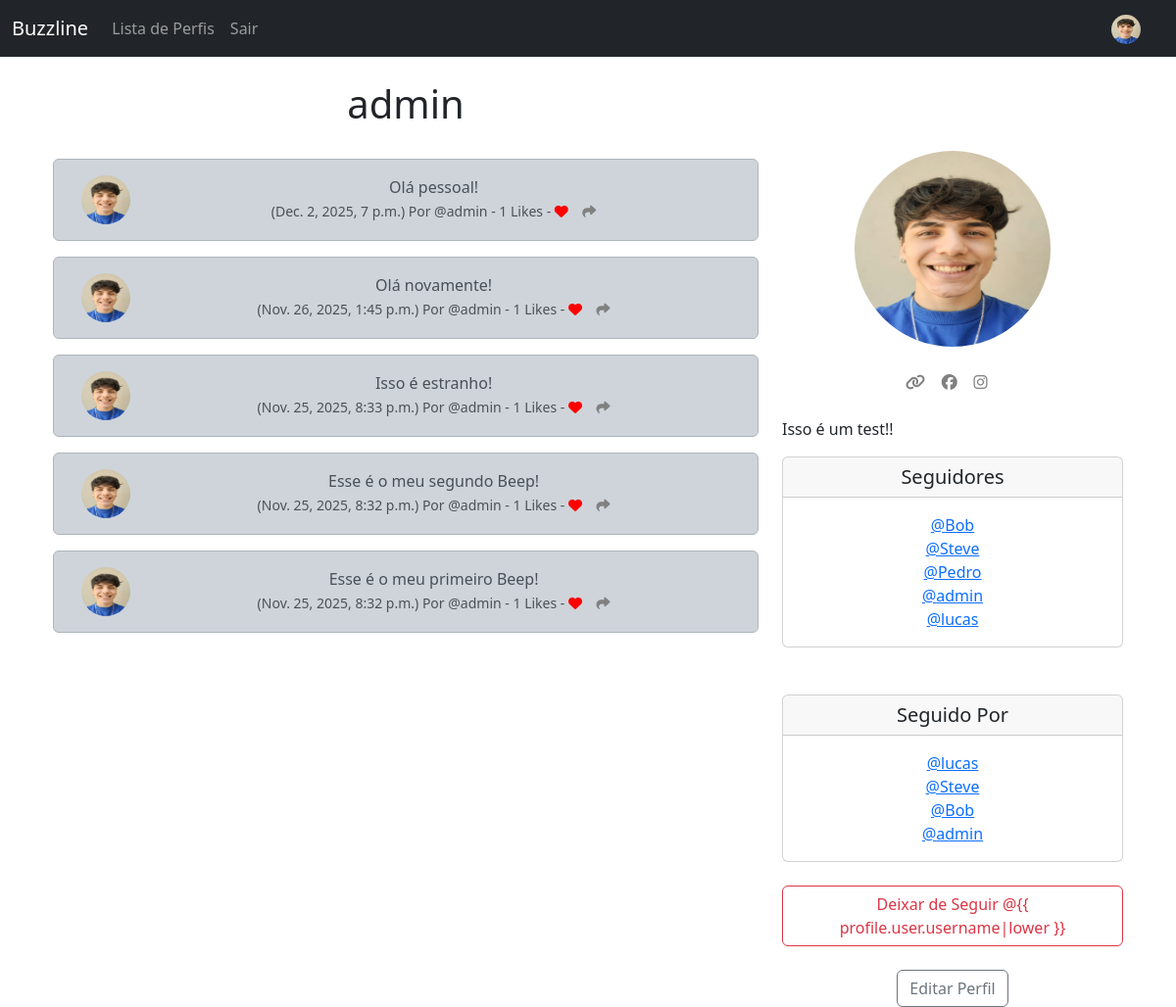
Screenshot of /profile/1 (signed in) with the database file from the repository.
### buzzline/models.py (models this page shows, shortened)
class Profile(models.Model):
    user = models.OneToOneField(User, on_delete=models.CASCADE) # UM USUARIO TERÁ 1 PERFIL, LOGO 1 PERFIL TERÁ APENAS 1 USUARIO
    follows = models.ManyToManyField("self", # UM PERFIL PODE SEGUIR MUITOS PERFIS
        related_name="followed_by", # QUEM SEGUE ESSE PERFIL
        symmetrical=False, # A PESSOA QUE SEGUE O OUTRO NÃO PRECISA SEGUIR DE VOLTA
        blank=True #NÃO É OBRIGADO A SEGUIR ALGUEM ESSE VALOR PODE SER VAZIO
        )
    date_modified = models.DateTimeField(User, auto_now=True)
    profile_image = models.ImageField(null=True, blank=True, upload_to='images/')
    profile_bio = models.CharField(null=True, blank=True, max_length=500)
    homepage_link = models.CharField(null=True, blank=True, max_length=100)
    facebook_link = models.CharField(null=True, blank=True, max_length=100)
    instagram_link = models.CharField(null=True, blank=True, max_length=100)
    linkedin_link = models.CharField(null=True, blank=True, max_length=100)
    def __str__(self):
        return self.user.username

class Beep(models.Model):
    user = models.ForeignKey(User, related_name="beeps", on_delete=models.DO_NOTHING)
    body = models.CharField(max_length=200)
    created_at = models.DateTimeField(auto_now_add=True)
    likes = models.ManyToManyField(User, related_name="meep_like", blank=True)
    def number_of_likes(self):
        return self.likes.count()

### buzzline/views.py (the view, shortened to what this page needs)
# urls.py: path('profile/<int:pk>', views.profile, name='profile'),
def profile(request, pk):
    if request.user.is_authenticated:
        profile = Profile.objects.get(user_id=pk)
        beeps = Beep.objects.filter(user_id=pk).order_by("-created_at")
        return render(request, "profile.html", {"profile":profile, "beeps":beeps})
    else:
        messages.success(request, ("Você precisa estar logado para ver essa página"))
        return redirect('home')

### buzzline/templates/profile.html (shortened to what this page needs)
{% extends 'base.html' %}
{% load static %}
{% block content %}
{% if profile %}
<div class="container text-center">
    <div class="row">
        <div class="col-8">
            <h1>{{ profile.user.username }}</h1>
            <br />
            {% if beeps %}
            {% for beep in beeps %}
            <div class="alert alert-dark" role="alert">
                <div class="container">
                    <div class="row">
                        <div class="col-1">
                            {% if profile.profile_image %}
                            <img src="{{ profile.profile_image.url }}" width="50" height="50" class="rounded-circle"
                                alt="{{ profile.user.username}}">
                            {% else %}
                            <img src="{% static 'images/default_profile_pic.png' %}" width="50" height="50"
                                class="rounded-circle" alt="{{ profile.user.username}}">
                            {% endif %}
                        </div>
                        <div class="col-11">
                            {{ beep.body }}<br />
                            <small class="text-muted">
                                ({{ beep.created_at}}) Por @{{ beep.user.username}}
                                - {{ beep.number_of_likes }} Likes -
                                {% if user in beep.likes.all %}
                                <a href="{% url 'beep_like' beep.id %}"><i class="fa-solid fa-heart" style="color: red;"></i></a>
                                {% else%}
                                <a href="{% url 'beep_like' beep.id %}"><i class="fa fa-heart-o" style="color: red;"></i></a>
                                {% endif %}
                                <a href="{% url 'beep_like' beep.id %}">
                                    <i class="fa-solid fa-share" style="color: gray;"></i></a>
                            </small>
                        </div><br /><br />
                    </div>
                </div>
            </div>
            {% endfor %}
            {% endif %}
        </div>
        <div class="col-4">
            <br /><br /><br />
            {% if profile.profile_image %}
            <img class="rounded-circle" width="200" height="200" src="{{ profile.profile_image.url}}">
            <br /><br />
            {% endif %}
            {% if profile.homepage_link %}
                <a href="{{ profile.homepage_link }}" target="new">
                    <i class="fa-solid fa-link" style="color: grey"></i></a>
            {% endif %}
            {% if profile.facebook_link %}
                <a href="{{ profile.facebook_link }}" target="new">
                    <i class="fa-brands fa-facebook" style="color: grey"></i></a>
            {% endif %}
            {% if profile.instagram_link %}
                <a href="{{ profile.instagram_link }} target="new"">
                    <i class="fa-brands fa-instagram" style="color: grey"></i></a>
            {% endif %}
            <br /><br />
            {% if profile.profile_bio %}
                <p align="justify">{{profile.profile_bio}}</p>
            {% endif %}
            <div class="card">
                <h5 class="card-header">Seguidores</h5>
                <div class="card-body">
                    <p class="card-text">
                        {% for following in profile.follows.all %}
                        <a href="{% url 'profile' following.user.id %}"> @{{ following }}</a> <br />
                        {% endfor %}
                    </p>
                </div>
            </div>
            <br /><br />
            <div class="card">
                <h5 class="card-header">Seguido Por</h5>
                <div class="card-body">
                    <p class="card-text">
                        {% for following in profile.followed_by.all %}
                        <a href="{% url 'profile' following.user.id %}"> @{{ following }}</a> <br />
                        {% endfor %}
                    </p>
                </div>
            </div>
            <br />
            <form method=POST>
                {% if profile in user.profile.follows.all %}
                <button class="btn btn-outline-danger" name="follow" value="unfollow" type="submit">Deixar de Seguir @{{
                    profile.user.username|lower }}</button>
                {% else %}
                <button class="btn btn-outline-success" name="follow" value="follow" type="submit">Seguir @{{
                    profile.user.username|lower }}</button>
                {% endif %}
            </form>
            <br />
            {% if request.user.id == profile.user.id %}
            <a href="{% url 'update_user' %}" class="btn btn-outline-secondary">Editar Perfil</a>
            {% endif %}
        </div>
    </div>
</div>
{% endif %}
{% endblock %}

### buzzline/templates/navbar.html (shortened to what this page needs)
{% load static %}
<nav class="navbar navbar-expand-lg navbar-dark bg-dark">
  <div class="container-fluid">
    <a class="navbar-brand" href="{% url 'home' %}">Buzzline</a>
    <div class="collapse navbar-collapse" id="navbarSupportedContent">
      <ul class="navbar-nav me-auto mb-2 mb-lg-0">
        <li class="nav-item">
          <a class="nav-link" href="{% url 'profile_list' %}">Lista de Perfis</a>
        </li>
        {% if user.is_authenticated %}
        <li class="nav-item">
          <a class="nav-link" href="{% url 'logout' %}">Sair</a>
        </li>
        {% endif %}
      </ul>
        {% if user.is_authenticated %}
          <ul class="navbar-nav ml-auto">
            <li class="nav-link navbar-brand">
              <a href="{% url 'profile' request.user.id %}">
                {% if user.profile.profile_image %}
                <img src="{{ user.profile.profile_image.url }}" width="30" height="30" class="rounded-circle">
                {% else %}
                <img src="{% static '/images/default_profile_pic.png' %}" class="img-fluid rounded-circle" width="30" height="30">
                {% endif %}
              </a>
            </li>
          </ul>
        {% endif %}
    </div>
  </div>
</nav>

### rows the page displays
Profile: user.username "admin", profile_image (picture), profile_bio "Isso é um test!!"
Beep: profile_image (picture), body "Olá pessoal!", created_at "Dec. 2, 2025, 7 p.m.", user.username "admin", number_of_likes "1"
Beep: profile_image (picture), body "Olá novamente!", created_at "Nov. 26, 2025, 1:45 p.m.", user.username "admin", number_of_likes "1"
Beep: profile_image (picture), body "Isso é estranho!", created_at "Nov. 25, 2025, 8:33 p.m.", user.username "admin", number_of_likes "1"
Beep: profile_image (picture), body "Esse é o meu segundo Beep!", created_at "Nov. 25, 2025, 8:32 p.m.", user.username "admin", number_of_likes "1"
Beep: profile_image (picture), body "Esse é o meu primeiro Beep!", created_at "Nov. 25, 2025, 8:32 p.m.", user.username "admin", number_of_likes "1"
Profile: user.username "Bob"
Profile: user.username "Steve"
Profile: user.username "Pedro"
Profile: user.username "lucas"
